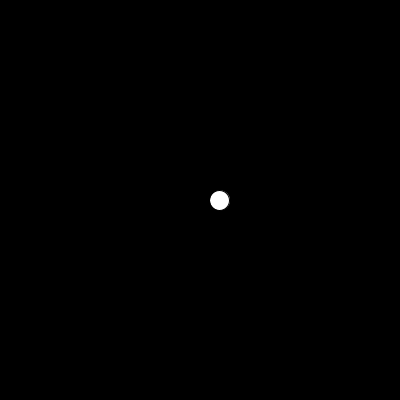
Frame 1 (no input)
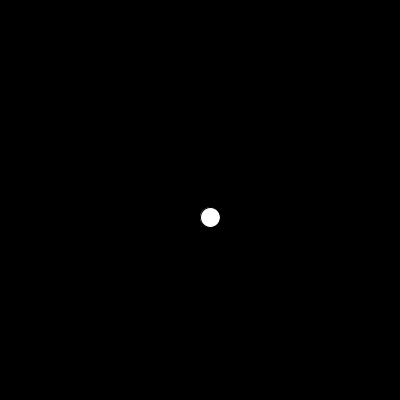
Frame 60 (the mouse pressed at the canvas centre just before this capture)
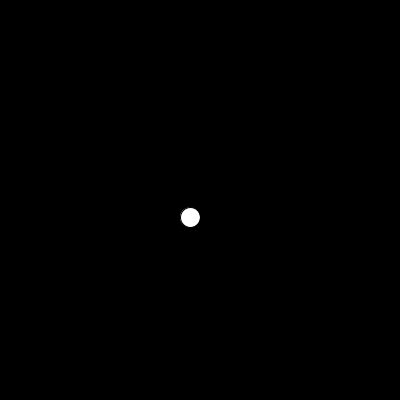
Frame 120 (the mouse held since frame 60 and released just before this capture)

The Processing sketch that drew these frames (run headless with seeded random() and noise(); from frame 60 on, the mouse is pressed at the canvas centre):

// Processing sketch: Ex_2_second_loop
// ── Ex_2_second_loop.pde
// Coding Art Book
// Yu Zhang + Mathias Funk, 2020

PVector position = new PVector();
void setup() {
  size(400, 400);
}

void draw() {
  // data
  position.x = width/2 + cos(radians(frameCount)) * 20;
  position.y = height/2 + sin(radians(frameCount)) * 20;
  // drawing output based on data
  background(0);
  ellipse(position.x, position.y, 20, 20);
}
